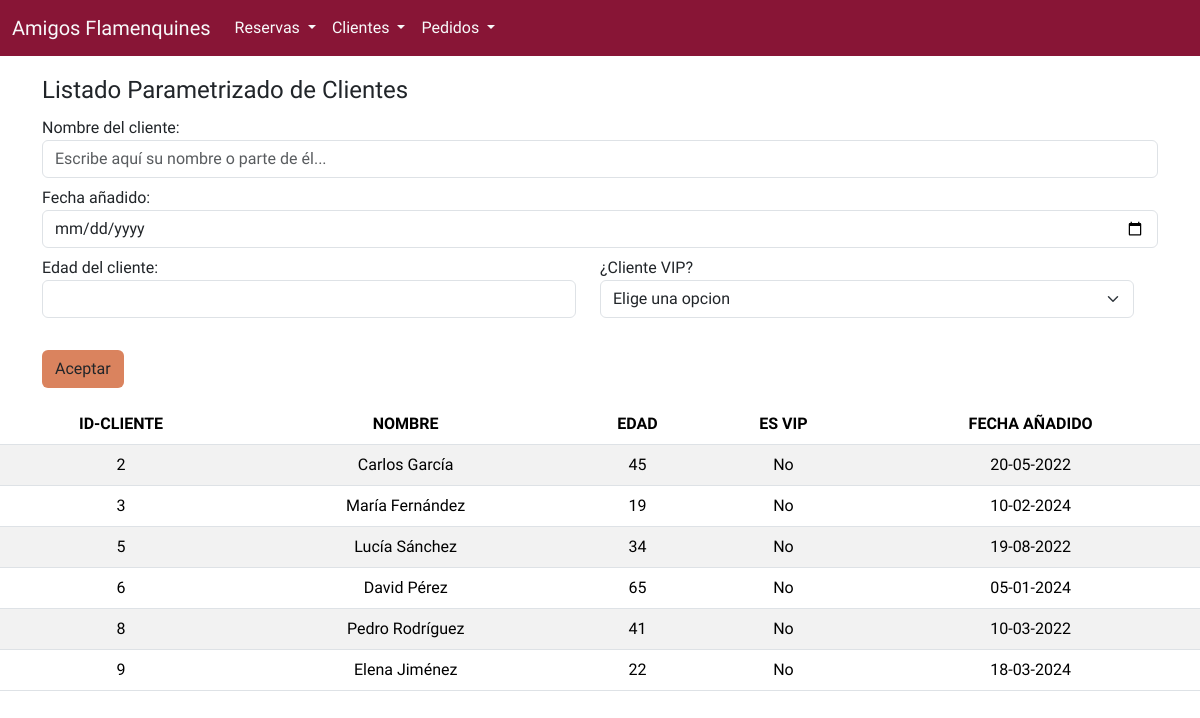
Screenshot of /mostrar_listado_clientes_parametrizado.php with the database file from the repository.
### tables this page shows
CREATE TABLE `client` (
  `id_client` int NOT NULL,
  `date_created_account` date NOT NULL,
  `age` int NOT NULL,
  `is_vip` tinyint(1) NOT NULL,
  `name` varchar(50) NOT NULL
);

### mostrar_listado_clientes_parametrizado.php (the view, shortened to what this page needs)
<?php
include_once("form_listado_parametrizado_clientes.php");
$sql = "SELECT * FROM client";
$esVip = trim($_GET["lstEsVip"] ?? "");
$condiciones = [];
if ($esVip !== "-1") {
    $condiciones[] = "is_vip = " . intval($esVip);
}
if (!empty($condiciones)) {
    $sql .= " WHERE " . implode(" AND ", $condiciones);
}
$sql .= ";";
$tabla = "<table class='table table-striped text-center mt-3' id='listadoClientes'>";
$tabla .= "<thead><tr><th>ID-CLIENTE</th><th>NOMBRE</th><th>EDAD</th><th>ES VIP</th><th>FECHA AÑADIDO</th>";
$resultado = mysqli_query($conexion, $sql);
$tabla.= "</tr></thead><tbody>";
while ($fila = mysqli_fetch_assoc($resultado)) {
    if ($fila["is_vip"] == "1") {
        $esVip = "Si";
    }else{
        $esVip = "No";
    }
    $tabla .= "<tr>";
    $tabla .= "<td>". $fila["id_client"] ."</td>";
    $tabla .= "<td>". $fila["name"] ."</td>";
    $tabla .= "<td>". $fila["age"] ."</td>";
    $tabla .= "<td>". $esVip ."</td>";
    $fecha = implode('-',array_reverse(explode('-',$fila['date_created_account'])));
    $tabla .= "<td>". $fecha ."</td>";
    $tabla .= "</tr>";
}
$tabla .= "</tbody></table>";
?>
    <?php
        echo $tabla;
    ?>
</body>
</html>

### rows the page displays
client: id_client "2", name "Carlos García", age "45", is_vip "No", date_created_account "20-05-2022"
client: id_client "3", name "María Fernández", age "19", is_vip "No", date_created_account "10-02-2024"
client: id_client "5", name "Lucía Sánchez", age "34", is_vip "No", date_created_account "19-08-2022"
client: id_client "6", name "David Pérez", age "65", is_vip "No", date_created_account "05-01-2024"
client: id_client "8", name "Pedro Rodríguez", age "41", is_vip "No", date_created_account "10-03-2022"
client: id_client "9", name "Elena Jiménez", age "22", is_vip "No", date_created_account "18-03-2024"
